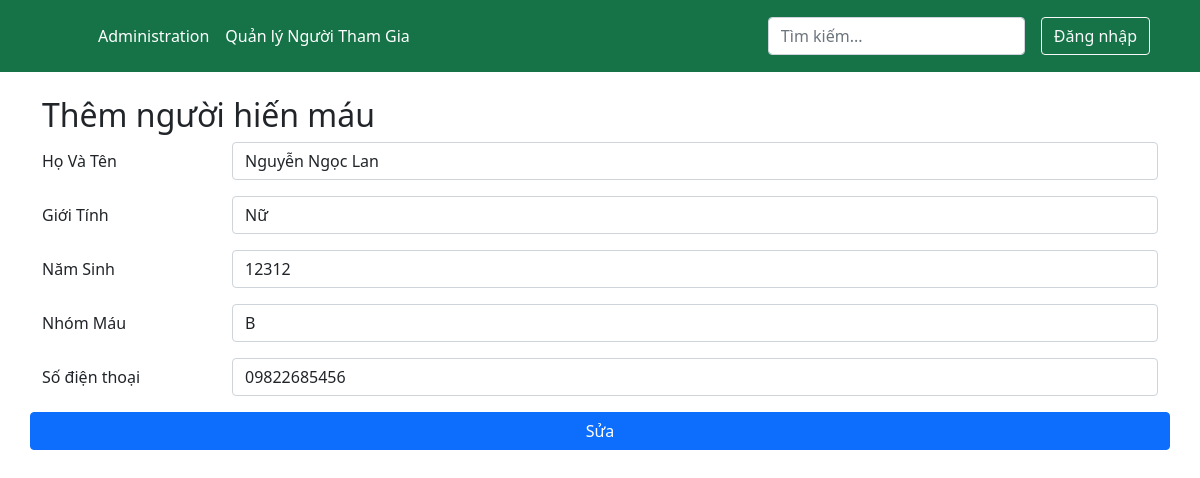
Screenshot of /sua.php?bd_id=1 with the database file from the repository.
### tables this page shows
CREATE TABLE `blood_donor` (
  `bd_id` int(11) NOT NULL,
  `bd_name` varchar(255) DEFAULT NULL,
  `bd_sex` varchar(255) DEFAULT NULL,
  `bd_age` int(11) DEFAULT NULL,
  `bd_bgroup` char(10) DEFAULT NULL,
  `bd_reg_date` date DEFAULT NULL,
  `bd_phno` varchar(13) DEFAULT NULL
);

### sua.php (the view, shortened to what this page needs)
<!doctype html>
<html lang="en">
  <head>
    <link href="https://cdn.jsdelivr.net/npm/bootstrap@5.0.2/dist/css/bootstrap.min.css" rel="stylesheet">
  </head>
  <body>
    <?php
        $conn = mysqli_connect('localhost', 'root', '', 'KTGK_61ht');
        $bd_id = $_GET['bd_id'];
        $query = mysqli_query($conn, "select * from `blood_donor` where bd_id='$bd_id'");
        $row = mysqli_fetch_assoc($query);
    ?>
      <header class="p-3  btn-success text-white">
          <div class="container">
              <div class="d-flex flex-wrap align-items-center justify-content-center justify-content-lg-start">
                  <a href="/" class="d-flex align-items-center mb-2 mb-lg-0 text-white text-decoration-none">
                  <svg class="bi me-2" width="40" height="32" role="img" aria-label="Khởi động" _mstaria-label="2264249"><use xlink:href="#bootstrap"></use></svg>
                  </a>
                  <ul class="nav col-12 col-lg-auto me-lg-auto mb-2 justify-content-center mb-md-0">
                  <li><a href="index.php" class="nav-link px-2 text-white" _msthash="1633359" _msttexthash="44122">Administration</a></li>
                  <li><a href="#" class="nav-link px-2 text-white" _msthash="1633905" _msttexthash="5116020">Quản lý Người Tham Gia</a></li>
                   </ul>
                  <form class="col-12 col-lg-auto mb-3 mb-lg-0 me-lg-3">
                  <input type="search" class="form-control form-control-dark" placeholder="Tìm kiếm..." aria-label="Tìm kiếm" _mstplaceholder="1347073" _mstaria-label="1320163">
                 </form>
                  <div class="text-end">
                  <button type="button" class="btn btn-outline-light me-2" _msthash="1717859" _msttexthash="1457443">Đăng nhập</button>
                  </div>
              </div>
          </div>
      </header>
      <main class="mt-4">
        <div class="container">
            <div class="row">
              <div class="col-md-12">
                <h2>Thêm người hiến máu</h2>
                <form  method="post">
                  <div class="row mb-3">
                    <label for="txtHoTen" class="col-sm-2 col-form-label">Họ Và Tên</label>
                    <div class="col-sm-10">
                      <input type="text" value="<?php echo $row['bd_name']; ?>" class="form-control" id="txtHoTen" name="txtHoTen">
                    </div>
                  </div>
                  <div class="row mb-3">
                    <label for="txtGioiTinh" class="col-sm-2 col-form-label">Giới Tính</label>
                    <div class="col-sm-10">
                      <input type="text" value="<?php echo $row['bd_sex']; ?>" class="form-control" id="txtGioiTinh" name="txtGioiTinh">
                    </div>
                  </div>
                  <div class="row mb-3">
                    <label for="txtNămSinh" class="col-sm-2 col-form-label">Năm Sinh</label>
                    <div class="col-sm-10">
                      <input type="text" value="<?php echo $row['bd_age']; ?>" class="form-control" id="txtNamSinh" name="txtNamSinh">
                    </div>
                  </div>
                  <div class="row mb-3">
                    <label for="txtNhomMau" class="col-sm-2 col-form-label">Nhóm Máu</label>
                    <div class="col-sm-10">
                      <input type="text" value="<?php echo $row['bd_bgroup']; ?>" class="form-control" id="txtNhomMau" name="txtNhomMau">
                    </div>
                  </div>
                  <div class="row mb-3">
                    <label for="txtMobile" class="col-sm-2 col-form-label">Số điện thoại</label>
                    <div class="col-sm-10">
                      <input type="tel" value="<?php echo $row['bd_phno']; ?>" class="form-control" id="txtMobile" name="txtMobile">
                    </div>
                  </div>
                  </div>
                  <button type="submit" class="btn btn-primary" name="btnUpdate">Sửa</button>
              </div>
            </div>
      </main>
  </body>
</html>

### rows the page displays
blood_donor: txtHoTen "Nguyễn Ngọc Lan", txtGioiTinh "Nữ", txtNamSinh "12312", txtNhomMau "B", txtMobile "09822685456"
